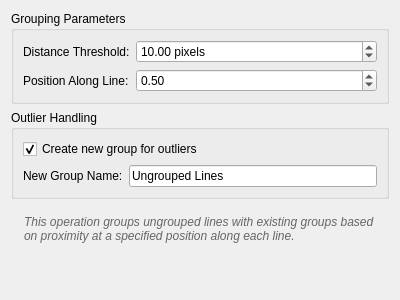
<?xml version="1.0" encoding="UTF-8"?>
<ui version="4.0">
 <class>LineProximityGrouping_Widget</class>
 <widget class="QWidget" name="LineProximityGrouping_Widget">
  <property name="geometry">
   <rect>
    <x>0</x>
    <y>0</y>
    <width>400</width>
    <height>300</height>
   </rect>
  </property>
  <property name="windowTitle">
   <string>Line Proximity Grouping</string>
  </property>
  <layout class="QVBoxLayout" name="verticalLayout">
   <item>
    <widget class="QGroupBox" name="parametersGroupBox">
     <property name="title">
      <string>Grouping Parameters</string>
     </property>
     <layout class="QFormLayout" name="formLayout">
      <item row="0" column="0">
       <widget class="QLabel" name="distanceThresholdLabel">
        <property name="text">
         <string>Distance Threshold:</string>
        </property>
        <property name="toolTip">
         <string>Maximum distance between lines to be considered for the same group</string>
        </property>
       </widget>
      </item>
      <item row="0" column="1">
       <widget class="QDoubleSpinBox" name="distanceThresholdSpinBox">
        <property name="toolTip">
         <string>Maximum distance between lines to be considered for the same group</string>
        </property>
        <property name="suffix">
         <string> pixels</string>
        </property>
        <property name="decimals">
         <number>2</number>
        </property>
        <property name="minimum">
         <double>0.010000000000000</double>
        </property>
        <property name="maximum">
         <double>1000.000000000000000</double>
        </property>
        <property name="singleStep">
         <double>1.000000000000000</double>
        </property>
        <property name="value">
         <double>10.000000000000000</double>
        </property>
       </widget>
      </item>
      <item row="1" column="0">
       <widget class="QLabel" name="positionLabel">
        <property name="text">
         <string>Position Along Line:</string>
        </property>
        <property name="toolTip">
         <string>Fractional position along each line where distance is measured (0.0 = start, 1.0 = end)</string>
        </property>
       </widget>
      </item>
      <item row="1" column="1">
       <widget class="QDoubleSpinBox" name="positionSpinBox">
        <property name="toolTip">
         <string>Fractional position along each line where distance is measured (0.0 = start, 1.0 = end)</string>
        </property>
        <property name="decimals">
         <number>2</number>
        </property>
        <property name="minimum">
         <double>0.000000000000000</double>
        </property>
        <property name="maximum">
         <double>1.000000000000000</double>
        </property>
        <property name="singleStep">
         <double>0.100000000000000</double>
        </property>
        <property name="value">
         <double>0.500000000000000</double>
        </property>
       </widget>
      </item>
     </layout>
    </widget>
   </item>
   <item>
    <widget class="QGroupBox" name="outlierGroupBox">
     <property name="title">
      <string>Outlier Handling</string>
     </property>
     <layout class="QVBoxLayout" name="outlierLayout">
      <item>
       <widget class="QCheckBox" name="createNewGroupCheckBox">
        <property name="text">
         <string>Create new group for outliers</string>
        </property>
        <property name="toolTip">
         <string>If enabled, lines that don't fit any existing group will be placed in a new group</string>
        </property>
        <property name="checked">
         <bool>true</bool>
        </property>
       </widget>
      </item>
      <item>
       <layout class="QFormLayout" name="newGroupLayout">
        <item row="0" column="0">
         <widget class="QLabel" name="newGroupNameLabel">
          <property name="text">
           <string>New Group Name:</string>
          </property>
         </widget>
        </item>
        <item row="0" column="1">
         <widget class="QLineEdit" name="newGroupNameLineEdit">
          <property name="toolTip">
           <string>Name for the new group that will contain outlier lines</string>
          </property>
          <property name="text">
           <string>Ungrouped Lines</string>
          </property>
         </widget>
        </item>
       </layout>
      </item>
     </layout>
    </widget>
   </item>
   <item>
    <widget class="QLabel" name="infoLabel">
     <property name="text">
      <string>This operation groups ungrouped lines with existing groups based on proximity at a specified position along each line.</string>
     </property>
     <property name="wordWrap">
      <bool>true</bool>
     </property>
     <property name="styleSheet">
      <string>QLabel { color: #666; font-style: italic; margin: 10px; }</string>
     </property>
    </widget>
   </item>
   <item>
    <spacer name="verticalSpacer">
     <property name="orientation">
      <enum>Qt::Vertical</enum>
     </property>
     <property name="sizeHint" stdset="0">
      <size>
       <width>20</width>
       <height>40</height>
      </size>
     </property>
    </spacer>
   </item>
  </layout>
 </widget>
 <resources/>
 <connections>
  <connection>
   <sender>createNewGroupCheckBox</sender>
   <signal>toggled(bool)</signal>
   <receiver>newGroupNameLabel</receiver>
   <slot>setEnabled(bool)</slot>
   <hints>
    <hint type="sourcelabel">
     <x>200</x>
     <y>180</y>
    </hint>
    <hint type="destinationlabel">
     <x>100</x>
     <y>210</y>
    </hint>
   </hints>
  </connection>
  <connection>
   <sender>createNewGroupCheckBox</sender>
   <signal>toggled(bool)</signal>
   <receiver>newGroupNameLineEdit</receiver>
   <slot>setEnabled(bool)</slot>
   <hints>
    <hint type="sourcelabel">
     <x>200</x>
     <y>180</y>
    </hint>
    <hint type="destinationlabel">
     <x>250</x>
     <y>210</y>
    </hint>
   </hints>
  </connection>
 </connections>
</ui>
